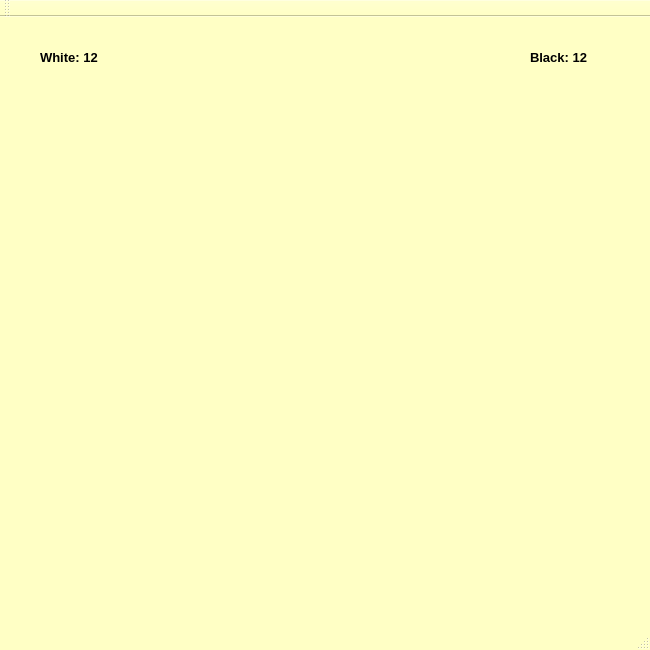
<?xml version="1.0" encoding="UTF-8"?>
<ui version="4.0">
 <class>MainWindow</class>
 <widget class="QMainWindow" name="MainWindow">
  <property name="geometry">
   <rect>
    <x>0</x>
    <y>0</y>
    <width>650</width>
    <height>650</height>
   </rect>
  </property>
  <property name="palette">
   <palette>
    <active>
     <colorrole role="Base">
      <brush brushstyle="SolidPattern">
       <color alpha="255">
        <red>255</red>
        <green>255</green>
        <blue>255</blue>
       </color>
      </brush>
     </colorrole>
     <colorrole role="Window">
      <brush brushstyle="SolidPattern">
       <color alpha="255">
        <red>255</red>
        <green>255</green>
        <blue>197</blue>
       </color>
      </brush>
     </colorrole>
    </active>
    <inactive>
     <colorrole role="Base">
      <brush brushstyle="SolidPattern">
       <color alpha="255">
        <red>255</red>
        <green>255</green>
        <blue>255</blue>
       </color>
      </brush>
     </colorrole>
     <colorrole role="Window">
      <brush brushstyle="SolidPattern">
       <color alpha="255">
        <red>255</red>
        <green>255</green>
        <blue>197</blue>
       </color>
      </brush>
     </colorrole>
    </inactive>
    <disabled>
     <colorrole role="Base">
      <brush brushstyle="SolidPattern">
       <color alpha="255">
        <red>255</red>
        <green>255</green>
        <blue>197</blue>
       </color>
      </brush>
     </colorrole>
     <colorrole role="Window">
      <brush brushstyle="SolidPattern">
       <color alpha="255">
        <red>255</red>
        <green>255</green>
        <blue>197</blue>
       </color>
      </brush>
     </colorrole>
    </disabled>
   </palette>
  </property>
  <property name="font">
   <font>
    <family>Arial</family>
    <pointsize>10</pointsize>
   </font>
  </property>
  <property name="windowTitle">
   <string>MainWindow</string>
  </property>
  <widget class="QWidget" name="centralWidget">
   <property name="layoutDirection">
    <enum>Qt::LeftToRight</enum>
   </property>
   <widget class="QWidget" name="gridLayoutWidget">
    <property name="geometry">
     <rect>
      <x>10</x>
      <y>320</y>
      <width>221</width>
      <height>221</height>
     </rect>
    </property>
    <layout class="QGridLayout" name="checkerBoard">
     <property name="spacing">
      <number>0</number>
     </property>
     <item row="0" column="0">
      <layout class="QVBoxLayout" name="verticalLayout">
       <property name="spacing">
        <number>0</number>
       </property>
       <item>
        <layout class="QHBoxLayout" name="layout1">
         <property name="spacing">
          <number>0</number>
         </property>
        </layout>
       </item>
       <item>
        <layout class="QHBoxLayout" name="layout2">
         <property name="spacing">
          <number>0</number>
         </property>
        </layout>
       </item>
       <item>
        <layout class="QHBoxLayout" name="layout3">
         <property name="spacing">
          <number>0</number>
         </property>
        </layout>
       </item>
       <item>
        <layout class="QHBoxLayout" name="layout4">
         <property name="spacing">
          <number>0</number>
         </property>
        </layout>
       </item>
       <item>
        <layout class="QHBoxLayout" name="layout5">
         <property name="spacing">
          <number>0</number>
         </property>
        </layout>
       </item>
       <item>
        <layout class="QHBoxLayout" name="layout6">
         <property name="spacing">
          <number>0</number>
         </property>
        </layout>
       </item>
       <item>
        <layout class="QHBoxLayout" name="layout7">
         <property name="spacing">
          <number>0</number>
         </property>
        </layout>
       </item>
       <item>
        <layout class="QHBoxLayout" name="layout8">
         <property name="spacing">
          <number>0</number>
         </property>
        </layout>
       </item>
      </layout>
     </item>
    </layout>
   </widget>
   <widget class="QLabel" name="whiteNumber">
    <property name="geometry">
     <rect>
      <x>40</x>
      <y>20</y>
      <width>81</width>
      <height>41</height>
     </rect>
    </property>
    <property name="text">
     <string>&lt;html&gt;&lt;head/&gt;&lt;body&gt;&lt;p&gt;&lt;span style=&quot; font-weight:600;&quot;&gt;White: 12&lt;/span&gt;&lt;/p&gt;&lt;/body&gt;&lt;/html&gt;</string>
    </property>
   </widget>
   <widget class="QLabel" name="blackNuber">
    <property name="geometry">
     <rect>
      <x>530</x>
      <y>20</y>
      <width>81</width>
      <height>41</height>
     </rect>
    </property>
    <property name="text">
     <string>&lt;html&gt;&lt;head/&gt;&lt;body&gt;&lt;p&gt;&lt;span style=&quot; font-weight:600;&quot;&gt;Black: 12&lt;/span&gt;&lt;/p&gt;&lt;/body&gt;&lt;/html&gt;</string>
    </property>
   </widget>
   <widget class="QWidget" name="gridLayoutWidget_2">
    <property name="geometry">
     <rect>
      <x>240</x>
      <y>140</y>
      <width>171</width>
      <height>121</height>
     </rect>
    </property>
    <layout class="QGridLayout" name="grid"/>
   </widget>
  </widget>
  <widget class="QMenuBar" name="menuBar">
   <property name="geometry">
    <rect>
     <x>0</x>
     <y>0</y>
     <width>650</width>
     <height>21</height>
    </rect>
   </property>
  </widget>
  <widget class="QToolBar" name="mainToolBar">
   <attribute name="toolBarArea">
    <enum>TopToolBarArea</enum>
   </attribute>
   <attribute name="toolBarBreak">
    <bool>false</bool>
   </attribute>
  </widget>
  <widget class="QStatusBar" name="statusBar"/>
 </widget>
 <layoutdefault spacing="6" margin="11"/>
 <resources/>
 <connections/>
</ui>
